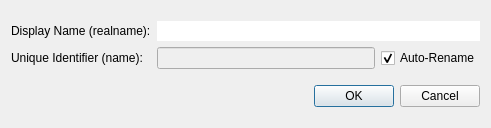
<?xml version="1.0" encoding="UTF-8"?>
<ui version="4.0">
 <class>RenameDialog</class>
 <widget class="QDialog" name="RenameDialog">
  <property name="windowModality">
   <enum>Qt::NonModal</enum>
  </property>
  <property name="geometry">
   <rect>
    <x>0</x>
    <y>0</y>
    <width>491</width>
    <height>128</height>
   </rect>
  </property>
  <property name="windowTitle">
   <string notr="true">Rename</string>
  </property>
  <layout class="QVBoxLayout" name="verticalLayout">
   <item>
    <layout class="QGridLayout" name="gridLayout">
     <item row="0" column="0">
      <widget class="QLabel" name="realnameLabel">
       <property name="toolTip">
        <string>By default, this is the name that Cutter displays in the disassembly, graph, decompiler and across different widgets.</string>
       </property>
       <property name="text">
        <string>Display Name (realname):</string>
       </property>
      </widget>
     </item>
     <item row="1" column="0">
      <widget class="QLabel" name="uidLabel">
       <property name="toolTip">
        <string>A unique identifier name that is used by radare2 to represent a flag. This name is not shown by default in Cutter.</string>
       </property>
       <property name="text">
        <string>Unique Identifier (name):</string>
       </property>
      </widget>
     </item>
     <item row="1" column="1">
      <widget class="QLineEdit" name="flagNameLineEdit">
       <property name="enabled">
        <bool>false</bool>
       </property>
      </widget>
     </item>
     <item row="1" column="2">
      <widget class="QCheckBox" name="autoRenameCheckBox">
       <property name="toolTip">
        <string>Guesses the most suitable flag name and apllies it</string>
       </property>
       <property name="text">
        <string>Auto-Rename</string>
       </property>
       <property name="checked">
        <bool>true</bool>
       </property>
      </widget>
     </item>
     <item row="0" column="1" colspan="2">
      <widget class="QLineEdit" name="realnameLineEdit">
       <property name="inputMask">
        <string notr="true"/>
       </property>
       <property name="text">
        <string notr="true"/>
       </property>
       <property name="frame">
        <bool>false</bool>
       </property>
       <property name="placeholderText">
        <string notr="true"/>
       </property>
      </widget>
     </item>
    </layout>
   </item>
   <item>
    <widget class="QDialogButtonBox" name="buttonBox">
     <property name="orientation">
      <enum>Qt::Horizontal</enum>
     </property>
     <property name="standardButtons">
      <set>QDialogButtonBox::Cancel|QDialogButtonBox::Ok</set>
     </property>
    </widget>
   </item>
  </layout>
 </widget>
 <resources/>
 <connections>
  <connection>
   <sender>buttonBox</sender>
   <signal>accepted()</signal>
   <receiver>RenameDialog</receiver>
   <slot>accept()</slot>
   <hints>
    <hint type="sourcelabel">
     <x>248</x>
     <y>254</y>
    </hint>
    <hint type="destinationlabel">
     <x>157</x>
     <y>274</y>
    </hint>
   </hints>
  </connection>
  <connection>
   <sender>buttonBox</sender>
   <signal>rejected()</signal>
   <receiver>RenameDialog</receiver>
   <slot>reject()</slot>
   <hints>
    <hint type="sourcelabel">
     <x>316</x>
     <y>260</y>
    </hint>
    <hint type="destinationlabel">
     <x>286</x>
     <y>274</y>
    </hint>
   </hints>
  </connection>
 </connections>
</ui>
